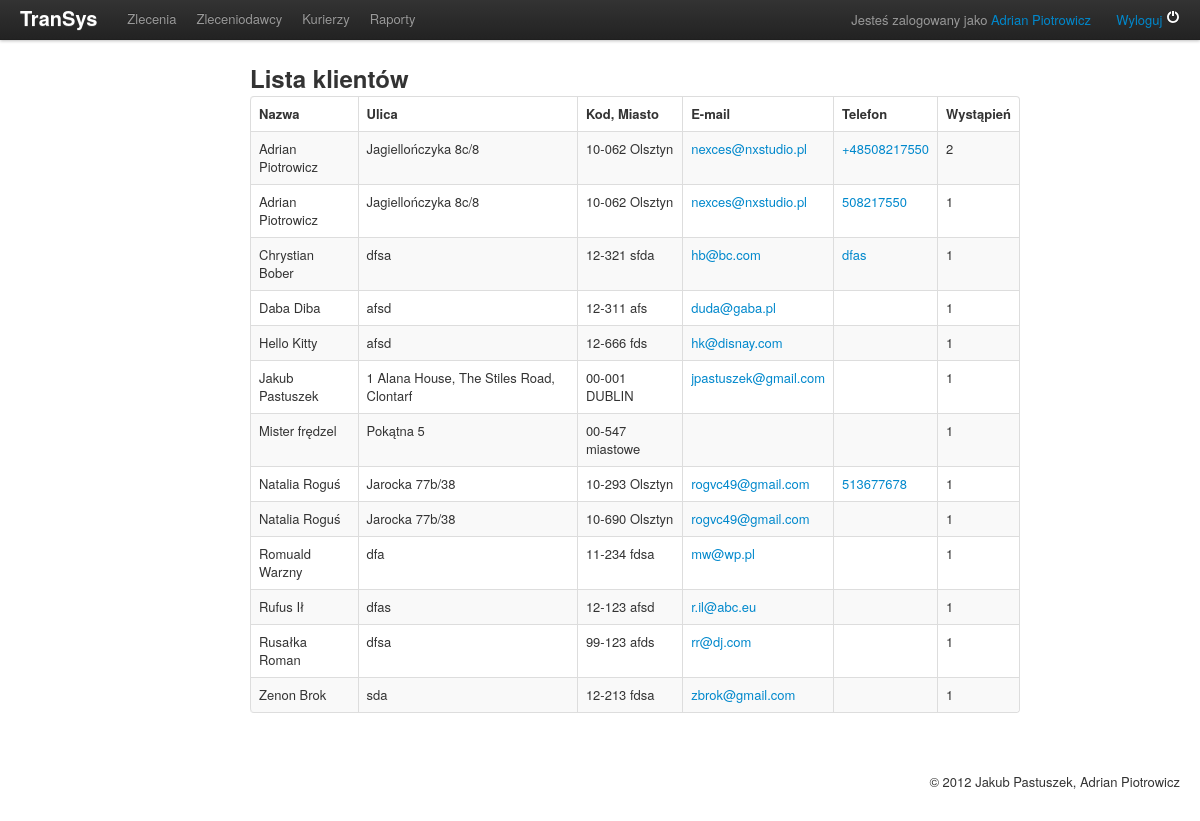
Screenshot of /admin/senders (signed in) with the database file from the repository.
### tables this page shows
CREATE TABLE IF NOT EXISTS `user` (
  `user_id` int(10) unsigned NOT NULL AUTO_INCREMENT,
  `user_login` varchar(45) NOT NULL,
  `user_password` varchar(40) NOT NULL,
  `user_name` varchar(45) NOT NULL,
  `user_type` varchar(45) NOT NULL,
  `user_email` varchar(45) DEFAULT NULL,
  `user_phone` varchar(45) DEFAULT NULL,
  PRIMARY KEY (`user_id`)
);

CREATE TABLE IF NOT EXISTS `client` (
  `client_id` int(10) unsigned NOT NULL AUTO_INCREMENT,
  `client_type` enum('sender','receiver') DEFAULT NULL,
  `client_name` varchar(100) NOT NULL,
  `client_street` varchar(100) NOT NULL,
  `client_city` varchar(45) NOT NULL,
  `client_postal` varchar(6) NOT NULL,
  `client_email` varchar(100) DEFAULT NULL,
  `client_phone` varchar(20) DEFAULT NULL,
  PRIMARY KEY (`client_id`)
);

### application/view.php (called while the page is built, shortened)
<?php
class App_View {
	protected $_viewScript;
	public function setView($sViewScript)
	{
		$this->_viewScript = $sViewScript;
		return $this;
	}
	public function setLayout($layout)
	{
		return $this;
	}
    public function render()
    {
        $this->_run(APPLICATION_PATH. '/views/' . $this->_viewScript);
        return ob_get_clean();
    }
    protected function _run()
    {
    	include func_get_arg(0);
    }
}

### htdocs/index.php (called while the page is built, shortened)
<?php
try {
	require_once APPLICATION_PATH . '/bootstrap.php';
	$oRequest = App_Request::getInstance();
	try {
		$oController = new $sControllerClass();
		$oController->init();
		$sActionMethod = strtolower($oRequest->getAction()) . 'Action';
		$oController->$sActionMethod();
		$content = $oController->view->render();
		include APPLICATION_PATH . '/views/' . $oController->view->getLayout() . '.phtml';
	} catch (Exception $e) {
		trigger_error('General error occured: ' . $e->getMessage(), E_USER_WARNING);
		$oController = new Controller_Default();
		$oController->init();
		$oController->errorAction();
		$oController->view->setView('default/error.phtml');
		$content = $oController->view->render();
		include APPLICATION_PATH . '/views/' . $oController->view->getLayout() . '.phtml';
	}
} catch (Exception $e) {
}

### application/db.php (called while the page is built, shortened)
<?php
class App_Db {
	protected static $_instance;
	protected $_oDbAdapter;
	public function getAdapter()
	{
		return $this->_oDbAdapter;
	}
	public function connect()
	{
		try {
			$this->_oDbAdapter = new PDO('mysql:host=localhost;dbname=transys', 'transys', 'transyspass',
					array(
							PDO::ATTR_ERRMODE => PDO::ERRMODE_EXCEPTION,
							PDO::MYSQL_ATTR_INIT_COMMAND => "set names utf8",
							PDO::ATTR_DEFAULT_FETCH_MODE => PDO::FETCH_OBJ
					));
		} catch (PDOException $e) {
			$this->handlePDOException($e);
			return false;
		}
	}
	public static function getInstance()
	{
		if (null === self::$_instance) {
			self::$_instance = new self();
		}
		return self::$_instance;
	}
}

### application/models/client.php (called while the page is built, shortened)
<?php
class Model_Client extends App_Model {
	public function getListStatement()
	{
		$query = "
			SELECT	`client`.*,
					COUNT(`client_name`) AS `client_use_count`
			FROM	`client`
			WHERE	:where
			GROUP BY
					`client_name`,
					`client_street`,
					`client_city`,
					`client_postal`,
					`client_email`,
					`client_phone`
			ORDER BY
					`client_name` ASC
		";
		return $query;
	}
	public function getList()
	{
		$where = '1';
		try {
			$query = $this->getListStatement();
			$query = str_replace(':where', $where, $query);
			$oResult = $this->_oDbAdapter->query($query)->fetchAll();
			return $oResult;
		} catch (PDOException $e) {
			$this->handlePDOException($e);
			return false;
		}
	}
}

### application/controllers/admin.php (called while the page is built, shortened)
<?php
class Controller_Admin extends App_Controller {
	public function init()
	{
		$this->view->setLayout('layout_admin');
	}
	public function sendersAction()
	{
		if ('admin' == App_Auth::getInstance()->getIdentity()->user_type) {
			$oClientModel = new Model_Client();
			$this->view->clients = $oClientModel->getList();
		} else {
			$this->view->setView('admin/noperms.phtml');
		}
	}
}

### application/auth.php (called while the page is built, shortened)
<?php
class App_Auth {
	private static $_instance = null;
	private $_identity;
	protected $_oDbAdapter;
	public static function getInstance()
	{
		return self::$_instance;
	}
	public static function setInstance(App_Auth $oAuth)
	{
		self::$_instance = $oAuth;
	}
	public function __construct()
	{
		$this->_oDbAdapter = App_Db::getInstance()->getAdapter();
	}
	public function getIdentity()
	{
		if (is_null($this->_identity)) {
			$query = "
				SELECT  *
				FROM	`user`
				WHERE	`user_id` = " . (int) $_SESSION['__TRU']['user_id'] . "
			";
			$mResult = $this->_oDbAdapter->query($query)->fetch();
			$this->_identity = $mResult;
		}
		return $this->_identity;
	}
	public function hasIdentity()
	{
		if (isset($_SESSION)
				&& isset($_SESSION['__TRU'])
				&& isset($_SESSION['__TRU']['user_id'])
				&& is_numeric($_SESSION['__TRU']['user_id'])
				) {
			return true;
		}
		return false;
	}
}

### application/bootstrap.php (called while the page is built, shortened)
<?php
function classAutoloader($sClassName) {
	$aClassName = explode('_', $sClassName);
	if (count($aClassName) == 2) {
		$sType = strtolower(array_shift($aClassName));
		$sClassFile = strtolower(array_shift($aClassName));
	} else {
		$sClassFile = strtolower(array_shift($aClassName));
		$sType = 'app';
	}
	switch ($sType) {
		case 'controller':
			$sClassPath = APPLICATION_PATH . '/controllers/';
			break;
		case 'model':
			$sClassPath = APPLICATION_PATH . '/models/';
			break;
		case 'app':
		default:
			$sClassPath = APPLICATION_PATH . '/';
			break;
	}
}

### application/request.php (called while the page is built, shortened)
<?php
class App_Request {
	private static $_instance;
	protected $_controller;
	protected $_action;
	public function __construct()
	{
		self::$_instance = $this;
		return $this;
	}
	public static function getInstance()
	{
		if (null === self::$_instance) {
			self::$_instance = new self();
		}
		return self::$_instance;
	}
	public function setController($value)
	{
		$this->_controller = $value;
		return $this;
	}
	public function setAction($value)
	{
		$this->_action = $value;
		return $this;
	}
	public function getController()
	{
		return $this->_controller;
	}
	public function getAction()
	{
		return $this->_action;
	}
}

### application/controller.php (called while the page is built, shortened)
<?php
class App_Controller {
	protected $_request;
	public function __construct()
	{
		$this->view = new App_View();
		$this->_request = App_Request::getInstance();
	}
	public function init()
	{
		$viewScript = strtolower(str_replace('Controller_', '', $this->_request->getController())) . '/' . strtolower($this->_request->getAction()) . '.phtml';
	}
}

### application/views/admin/senders.phtml (the view, shortened to what this page needs)
<div class="span8 offset2">
	<h2>Lista klientów</h2>
	<table class="table table-bordered table-striped">
		<thead>
			<tr>
				<th>Nazwa</th>
				<th>Ulica</th>
				<th>Kod, Miasto</th>
				<th>E-mail</th>
				<th>Telefon</th>
				<th>Wystąpień</th>
			</tr>
		</thead>
		<tbody>
		<?php if(count($this->clients) > 0):?>
			<?php foreach ($this->clients as $oClient): ?>
			<tr>
				<td><?php echo $oClient->client_name; ?></td>
				<td><?php echo $oClient->client_street; ?></td>
				<td><?php echo $oClient->client_postal; ?> <?php echo $oClient->client_city; ?></td>
				<td><a href="mailto:<?php echo $oClient->client_email; ?>"><?php echo $oClient->client_email; ?></a></td>
				<td><a href="tel:<?php echo $oClient->client_phone; ?>"><?php echo $oClient->client_phone; ?></a></td>
				<td><?php echo $oClient->client_use_count; ?></td>
			</tr>
			<?php endforeach; ?>
		<?php endif; ?>
		</tbody>
	</table>
</div>

### application/views/layout_admin.phtml (shortened to what this page needs)
<!DOCTYPE html>
<html>
<head>
<link href="/css/bootstrap.css" rel="stylesheet">
<link href="/css/bootstrap-responsive.css" rel="stylesheet">
</head>
<body>
    <div class="navbar navbar-fixed-top">
        <div class="navbar-inner">
            <div class="container-fluid">
                <a class="brand" href="/">TranSys</a>
            	<div class="nav-collapse">
            		<?php if (App_Auth::getInstance()->hasIdentity()): ?>
                    <ul class="nav">
                        <li><a href="/admin/packages">Zlecenia</a></li>
                        <?php if ('admin' == App_Auth::getInstance()->getIdentity()->user_type): ?>
                        <li><a href="/admin/senders">Zleceniodawcy</a></li>
                        <li><a href="/admin/couriers">Kurierzy</a></li>
                        <li><a href="/admin/reports">Raporty</a></li>
                        <?php endif; ?>
                    </ul>
                    <?php endif; ?>
                    <p class="navbar-text pull-right">
                    	<?php if (App_Auth::getInstance()->hasIdentity()): ?>
                    		Jesteś zalogowany jako <a href="/admin"><?php echo App_Auth::getInstance()->getIdentity()->user_name; ?></a>
                    		<a href="/admin/logout">Wyloguj <i class="icon-off icon-white"></i></a>
                    	<?php else: ?>
                    		Nie jesteś zalogowany
                    		&nbsp;&nbsp;&nbsp;&nbsp;&nbsp;
                    		<a href="/admin/login">Zaloguj <i class="icon-user icon-white"></i></a>
                    	<?php endif; ?>
                    </p>
                </div>
            </div>
        </div>
    </div>
    <div class="container-fluid">
		<?php echo $content; ?>
	</div>
	<div class="container-fluid">
		<footer style="margin-top: 40px;" class="pull-right">
			&copy; 2012 Jakub Pastuszek, Adrian Piotrowicz
		</footer>
	</div>
</body>
</html>

### application/views/layout_admin.phtml (style rules this page uses)
body { padding-top: 60px; padding-bottom: 40px; line-height: 1.7em; }
.navbar-fixed-top .brand { font-weight: bold; color: white; text-shadow: 0 1px 0 rgba(255, 255, 255, .1), 0 0 30px rgba(255, 255, 255, .125); -webkit-transition: all .2s linear; -moz-transition: all .2s linear; transition: all .2s linear; }

### rows the page displays
user: user_name "Adrian Piotrowicz"
client: client_name "Adrian Piotrowicz", client_street "Jagiellończyka 8c/8", client_postal "10-062", client_city "Olsztyn", client_email "nexces@nxstudio.pl", client_phone "+48508217550", client_use_count "2"
client: client_name "Adrian Piotrowicz", client_street "Jagiellończyka 8c/8", client_postal "10-062", client_city "Olsztyn", client_email "nexces@nxstudio.pl", client_phone "508217550", client_use_count "1"
client: client_name "Chrystian Bober", client_street "dfsa", client_postal "12-321", client_city "sfda", client_email "hb@bc.com", client_phone "dfas", client_use_count "1"
client: client_name "Daba Diba", client_street "afsd", client_postal "12-311", client_city "afs", client_email "duda@gaba.pl", client_use_count "1"
client: client_name "Hello Kitty", client_street "afsd", client_postal "12-666", client_city "fds", client_email "hk@disnay.com", client_use_count "1"
client: client_name "Jakub Pastuszek", client_street "1 Alana House, The Stiles Road, Clontarf", client_postal "00-001", client_city "DUBLIN", client_email "jpastuszek@gmail.com", client_use_count "1"
client: client_name "Mister frędzel", client_street "Pokątna 5", client_postal "00-547", client_city "miastowe", client_use_count "1"
client: client_name "Natalia Roguś", client_street "Jarocka 77b/38", client_postal "10-293", client_city "Olsztyn", client_email "rogvc49@gmail.com", client_phone "513677678", client_use_count "1"
client: client_name "Natalia Roguś", client_street "Jarocka 77b/38", client_postal "10-690", client_city "Olsztyn", client_email "rogvc49@gmail.com", client_use_count "1"
client: client_name "Romuald Warzny", client_street "dfa", client_postal "11-234", client_city "fdsa", client_email "mw@wp.pl", client_use_count "1"
client: client_name "Rufus Ił", client_street "dfas", client_postal "12-123", client_city "afsd", client_email "r.il@abc.eu", client_use_count "1"
client: client_name "Rusałka Roman", client_street "dfsa", client_postal "99-123", client_city "afds", client_email "rr@dj.com", client_use_count "1"
client: client_name "Zenon Brok", client_street "sda", client_postal "12-213", client_city "fdsa", client_email "zbrok@gmail.com", client_use_count "1"
